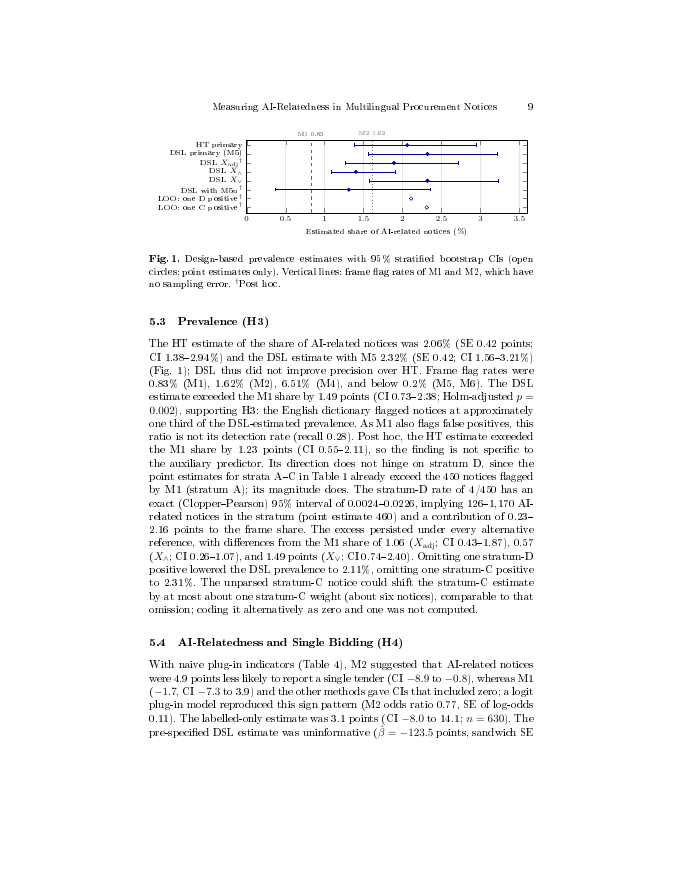
#> input picture paper/_pg-09.png, 680 x 880 px; its folder holds 3 pictures in this run
$ python _mont.py
#> lines starting #> are read from the running program, lines starting #| are printed output that depends on the picture
from PIL import Image; import glob
ims=[Image.open(f) for f in sorted(glob.glob('_pg-*.png'))]
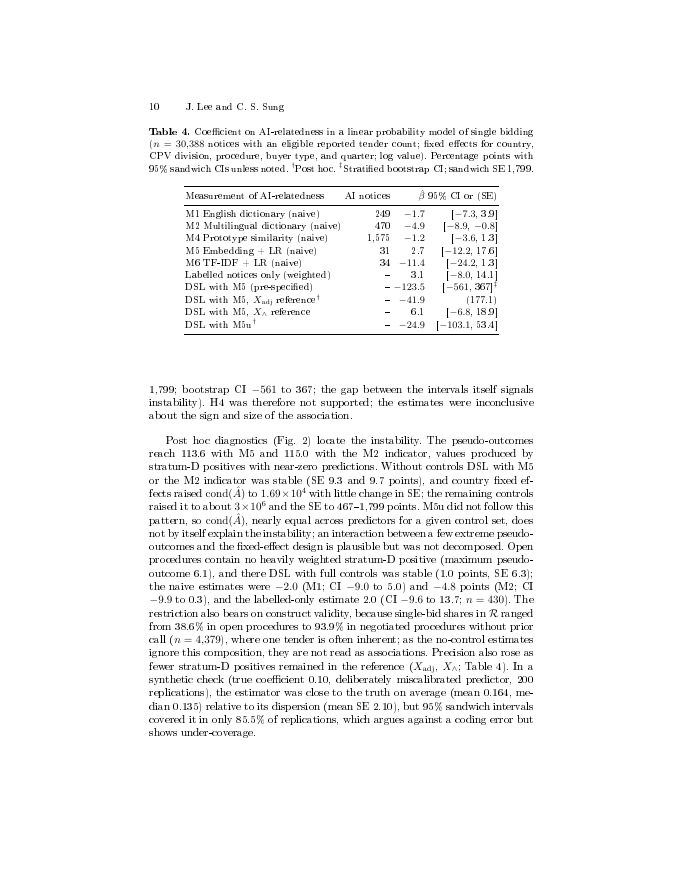
#> input picture paper/_pg-10.png, 680 x 880 px
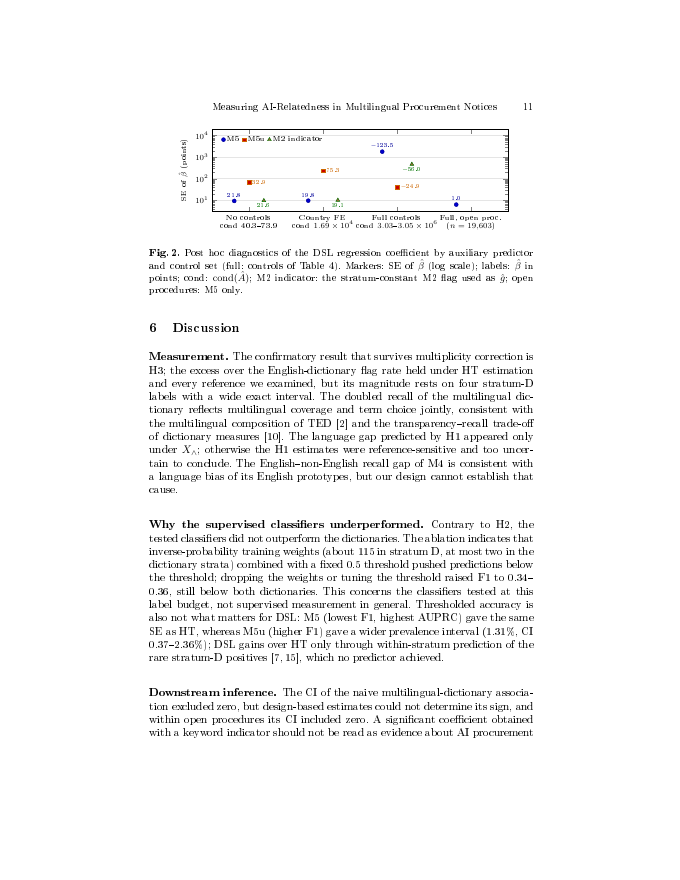
#> input picture paper/_pg-11.png, 680 x 880 px
#> ims = 3 items
w=sum(i.width for i in ims); h=max(i.height for i in ims); m=Image.new('RGB',(w,h),'white'); x=0
#> after `w = sum((i.width for i in ims))`: w = 2040
#> after `h = max((i.height for i in ims))`: h = 880
#> after `m = Image.new('RGB', (w, h), 'white')`: m: PIL image 2040x880 RGB; every value is 255
for i in ims: m.paste(i,(x,0)); x+=i.width
#> this loop made 3 passes
#> x on passes 1 to 3: 680, 1360, 2040
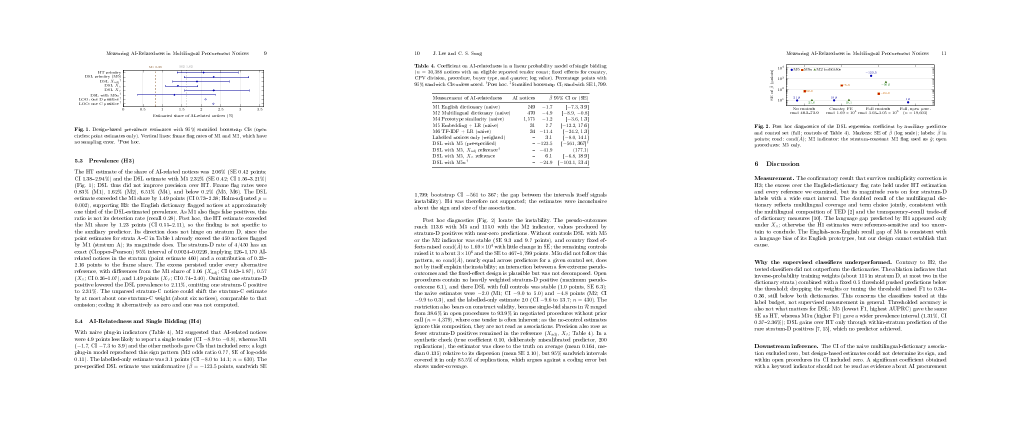
#> m: PIL image 2040x880 RGB (shown at 1/2 size); mean R, G, B 246.2, 246.2, 246.2
#> after the loop, x = 2040
m.save('_montage.png'); print(m.size)
#| (2040, 880)
